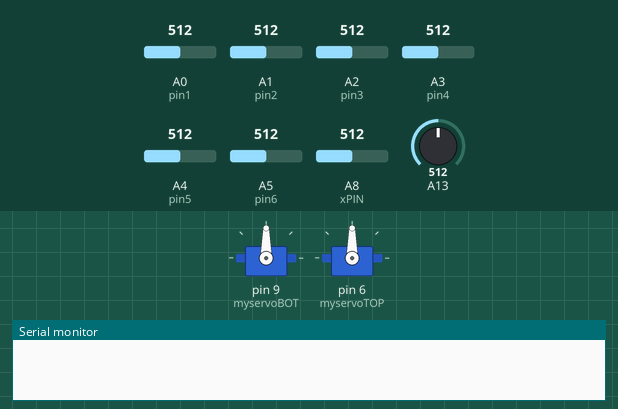
Bench run of a sketch on a simulated Arduino Mega 2560, built with avr-gcc and run on an emulated ATmega2560. Shown: 2 × servo, the last lines printed to the serial monitor. Inputs (shaded band) come from the test bench; at power-on: A0 (pin1) = 512, A1 (pin2) = 512, A2 (pin3) = 512, A3 (pin4) = 512, A4 (pin5) = 512, A5 (pin6) = 512, A8 (xPIN) = 512, A13 = 512.

Above: at 0.1 s.
At 1.1 s:
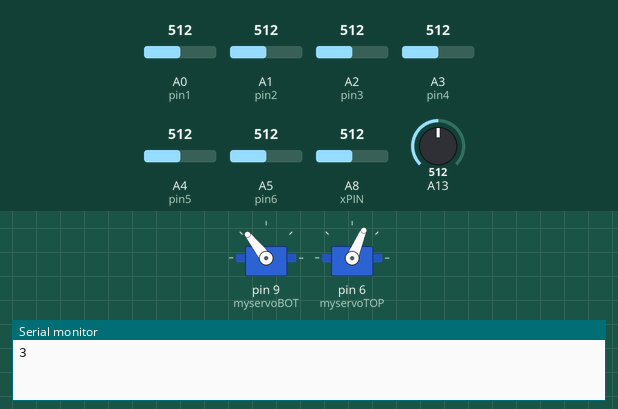
Timing chart, 0 to 2.6 s (numbered marks = the images above):
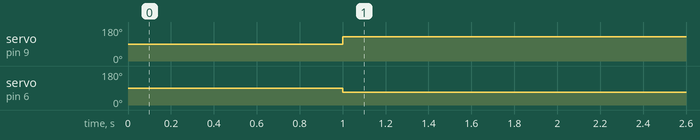

Measured:
- by itself, servo on pin 9 (myservoBOT): 90° → 128° at 1.0 s
- by itself, servo on pin 6 (myservoTOP): 90° → 67° at 1.0 s

The sketch:

ENGR415-StandybyUnit.ino
```cpp
#include <Servo.h>

int xPIN = A8;
int yPIN = A10;

int topPos = 78;
int botPos = 122;

int topMax = 0;//40;//50
int topMin = 180;//104;//85
int botMax = 0; //56;//114
int botMin = 180; //150;//141

//point 1,1 = top = 56, bot = 86
//point 1,2 = top = 34, bot = 98
//point 2,1 = top = 78, bot = 122
//point 2,2 = top = NA
//point 3,1 = top = 103, bot = 146
//point 3,2 = top = 101, bot = 168

int xValue = 0;
int yValue = 0;

int topArray[] = {49,33,67,67,101,103};
int botArray[] = {96,102,128,128,153,171};

int xPOS = 0;
int yPOS = 0;


int pin1 = A0;
int pin2 = A1;
int pin3 = A2;
int pin4 = A3;
int pin5 = A4;
int pin6 = A5;

int toggle = 0;

int pin1val = 0;
int pin2val = 0;
int pin3val = 0;
int pin4val = 0;
int pin5val = 0;
int pin6val = 0;


int irArray[6];


Servo myservoTOP;  // create servo object to control a servo
Servo myservoBOT;
// twelve servo objects can be created on most boards

int topPOS = 0;    // variable to store the servo position
int botPOS = 0;

int looper = 0;

int indexArray = 3;

String statement;

String ESPData;

int i = 3;

String acceptUpWord = "UpA";
String acceptDownWord = "DownA";


void setup() {
  myservoBOT.attach(9);  // attaches the servo on pin 9 to the servo object
  myservoTOP.attach(6);
  Serial.begin(9600);
  Serial1.begin(9600);
  Serial2.begin(9600);

}

void loop() {
  //ESPData= Serial1.readString();
  //Serial.print(ESPData);
  //myservoBOT.write(topArray[i]);
  //delay(1000);
  //myservoTOP.write(topArray[i]);

  newMethod();
}
void oldMethod(){
  xValue = analogRead(xPIN);
  yValue = analogRead(yPIN);
  //Serial.print("X value : ");
  //Serial.println(xValue);
  //Serial.print("Y value: ");
  //Serial.println(yValue);
  //Serial.println("");

  if(xValue > 600){
    topPos = topPos + 1;
    if(topPos > topMin){
      topPos = topMin;
    }
  }
  if(xValue < 50){
    topPos = topPos - 1;
    if(topPos < topMax){
      topPos = topMax;
    }
  }
  if(yValue > 600){
    botPos = botPos + 1;
    if(botPos > botMin){
      botPos = botMin;
    }
  }
  if(yValue < 50){
    botPos = botPos - 1;
    if(botPos < botMax){
      botPos = botMax;
    }
  }
  myservoTOP.write(topPos);
  myservoBOT.write(botPos);
  Serial.print("topPOS: ");
  Serial.println(topPos);
  Serial.print("botPOS: ");
  Serial.println(botPos);
  Serial.println();
  delay(15);

  pin1val = analogRead(pin1);
  pin2val = analogRead(pin2);
  pin3val = analogRead(pin3);
  pin4val = analogRead(pin4);
  pin5val = analogRead(pin5);
  pin6val = analogRead(pin6);

  if(pin1val > 1){
    toggle = 1;
  }else if(pin2val > 1){
    toggle = 2;
  }else if(pin3val > 1){
    toggle = 3;
  }else if(pin4val > 1){
    toggle = 4;
  }else if(pin5val > 1){
    toggle = 5;
  }else if(pin6val > 1){
    toggle = 6;
  }
  looper = looper + 1;

  if(looper == 250){
  Serial.print("val1: ");
  Serial.println(pin1val);
  Serial.print("val2: ");
  Serial.println(pin2val);
  Serial.print("val3: ");
  Serial.println(pin3val);
  Serial.print("val4: ");
  Serial.println(pin4val);
  Serial.print("val5: ");
  Serial.println(pin5val);
  Serial.print("val6: ");
  Serial.println(pin6val);
  Serial.print("Toggle: ");
  Serial.println(toggle);
  looper = 0;
  }
  toggle = 0;

}


void newMethod(){
  xValue = analogRead(xPIN);
  ESPData= Serial1.readString();
  //Serial.print(ESPData);

 //if(xValue > 600){
    //indexArray = indexArray + 1;
    //if(indexArray > 5){
    //  indexArray = 5;
    //}
  //}
  //if(xValue < 50){
    //indexArray = indexArray - 1;
    //if(indexArray < 0){
      //indexArray = 0;
    //}
  //}


  if(analogRead(A13) > 500){
    acceptUpWord = "UpA";
    acceptDownWord = "DownA";
  }else{
  acceptUpWord = "UpB";
  acceptDownWord = "DownB";
  }
  if(ESPData.indexOf(acceptUpWord)>=0){
    indexArray = indexArray + 1;
    if(indexArray > 5){
      indexArray = 5;
    }
  }
  if(ESPData.indexOf(acceptDownWord)>=0){
    indexArray = indexArray - 1;
    if(indexArray < 0){
      indexArray = 0;
    }
  }


  topPOS = topArray[indexArray];
  botPOS = botArray[indexArray];


  myservoTOP.write(topPOS);
  myservoBOT.write(botPOS);
  //Serial.print("indexArray: ");
  //Serial.println(indexArray);
  //Serial.print("topPOS: ");
  //Serial.println(topPOS);
  //Serial.print("botPOS: ");
  //Serial.println(botPOS);
  //Serial.println();

  irArray[0] = analogRead(pin1);
  irArray[1] = analogRead(pin2);
  irArray[2] = analogRead(pin3);
  irArray[3] = analogRead(pin4);
  irArray[4] = analogRead(pin5);
  irArray[5] = analogRead(pin6);


  //toggle = biggestArray(irArray);
  String toggleS = (String)indexArray;
  //Serial.print("Toggle: ");
  //Serial.print("index Array = ");
  //Serial.println(indexArray);
  //Serial.print("top pos");
  //Serial.println(topPOS);
  //Serial.print("bot pos");
  //Serial.println(botPOS);
  Serial.println(toggleS);
  toggle = 0;
  delay(1000);
}


int biggestArray(int a[]){
  int largest = a[0];
  int i;
  int pos;
  for(i = 1; i < 5; i++){
    if(a[i] > largest){
      pos = i;
    }
  }
  return pos + 1;
}

void reader(){
  if(Serial2.available()){      //Checks if there is data in UART1
    ESPData= Serial2.readString();
    Serial.print(ESPData);
  }
}
```
